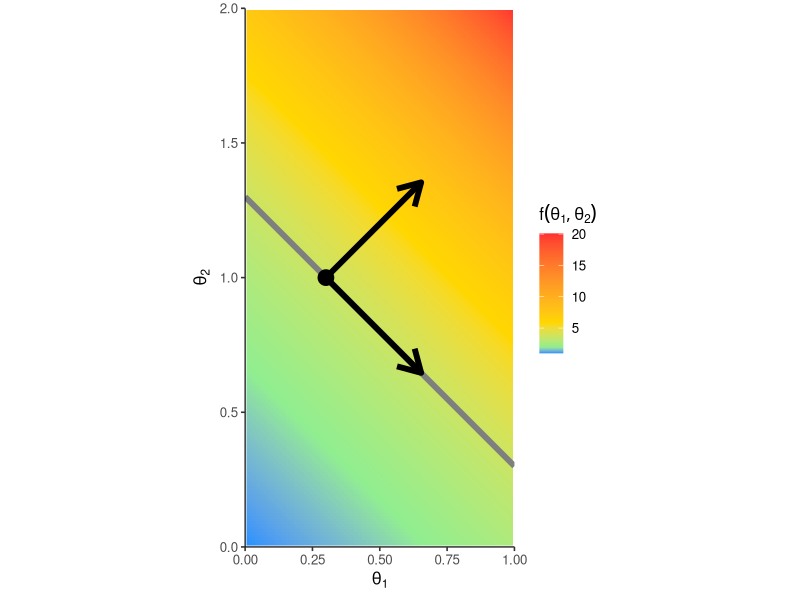
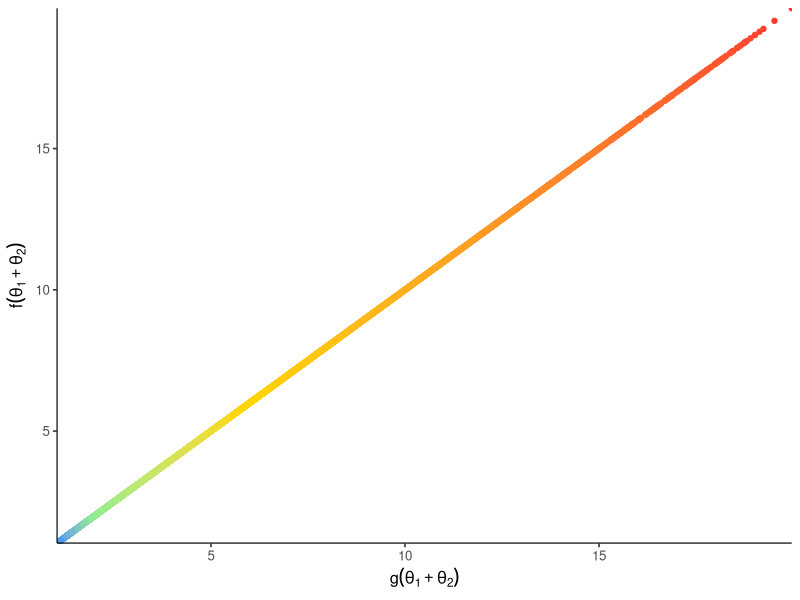
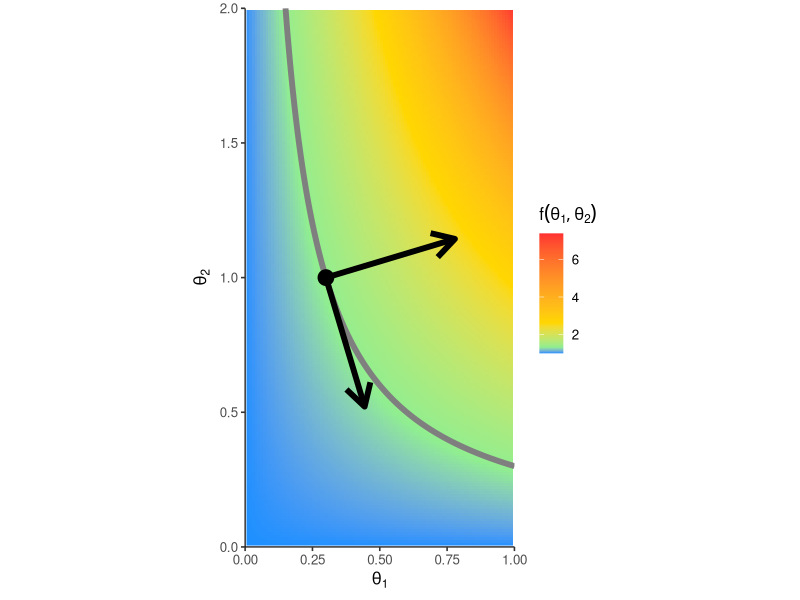
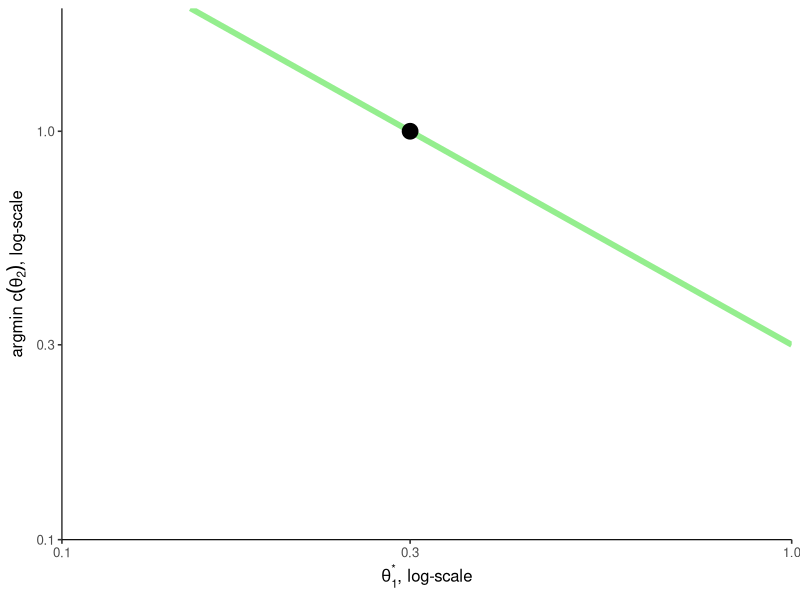
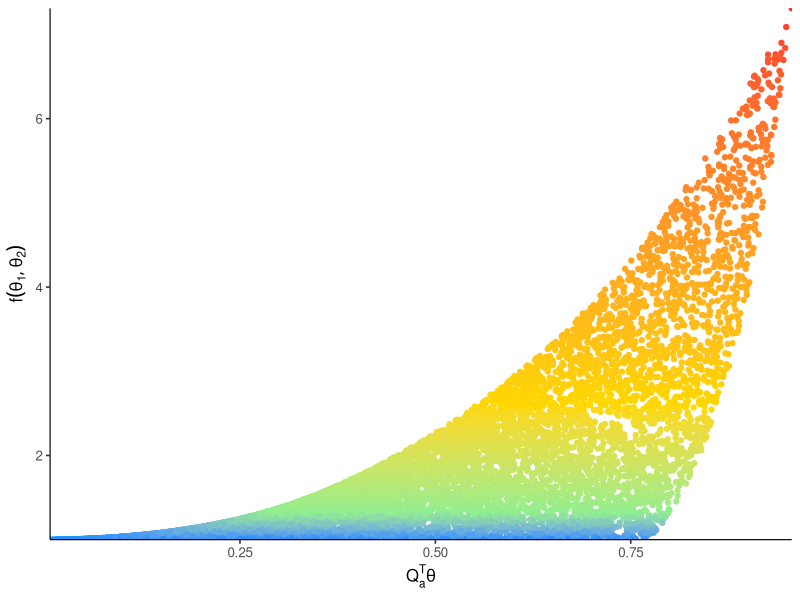
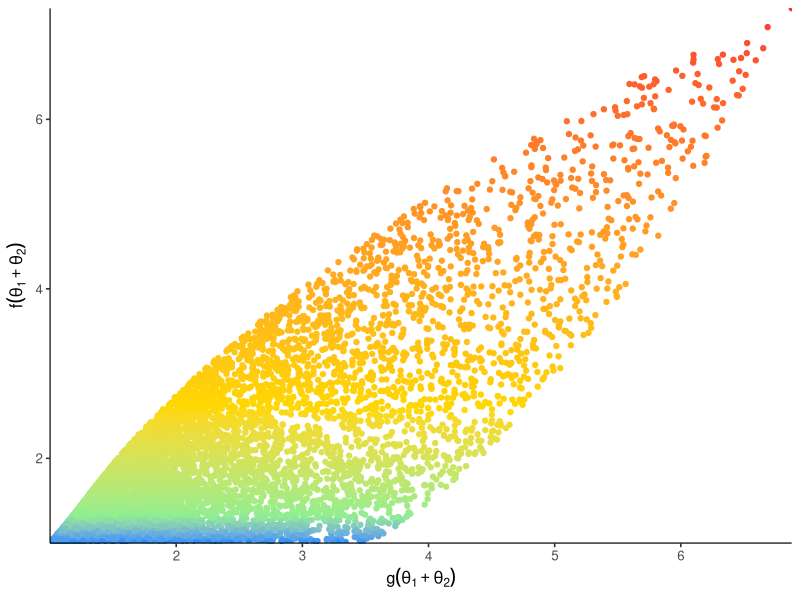
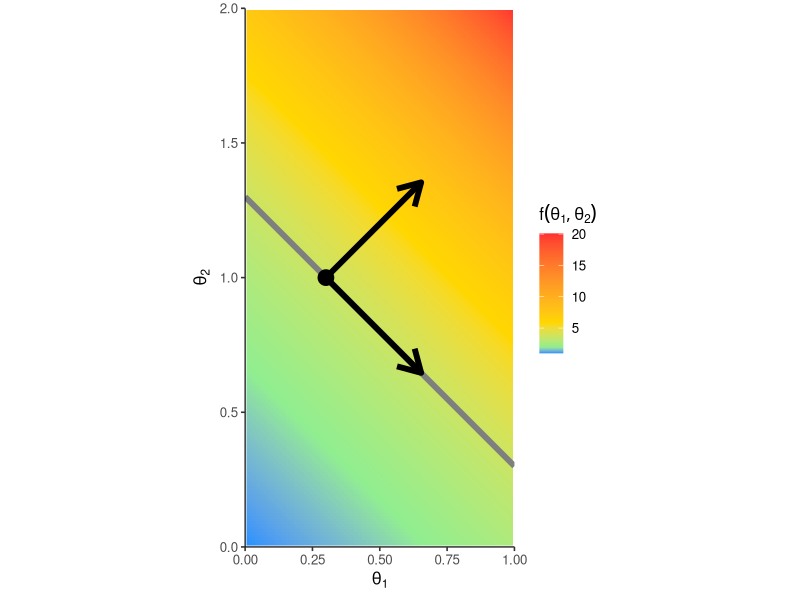
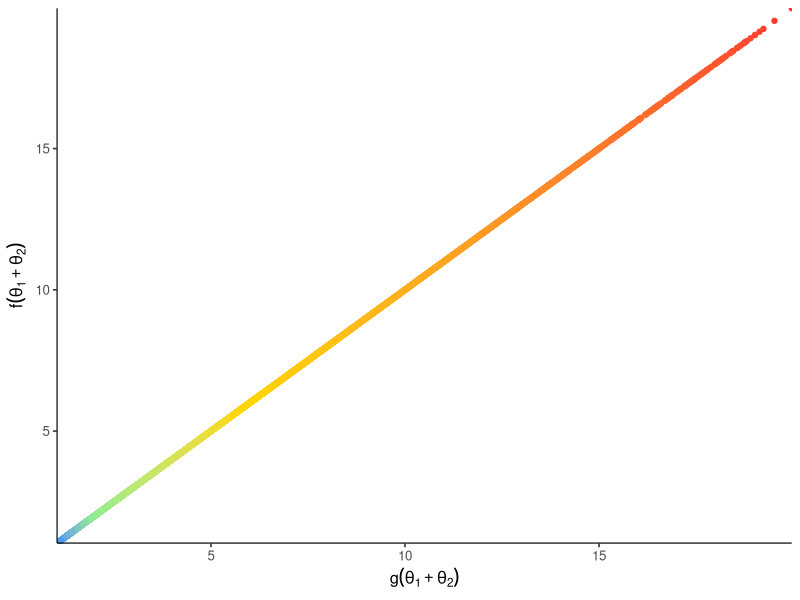

These figures' R source, in order:
library(ggplot2)
library(lhs)

#################

data=matrix(NA,100*200,4)
data=as.data.frame(data)
colnames(data)=c("x","y","z1","z2")
data$x=rep(seq(0,1,length.out=100),each=200)
data$y=rep(seq(0,2,length.out=200),100)
data$z1=exp(data$x+data$y)
data$z2=exp(data$x+data$y)
max=tail(data$z1,n=1)

vec1=c(1,1)/sqrt(2)*1/2
vec2=c(1,-1)/sqrt(2)*1/2
vec3=c(1,1)/sqrt(2) *1/2
vec4=c(1,-1)/sqrt(2) * 1/2

# p=ggplot(data,aes(x=x,y=y,fill=z1))+
#   coord_fixed()+
#   geom_raster()+
#  geom_contour(breaks=exp(0.3+0.924057),aes(z=z1),color="black",size=2)+
#   scale_fill_gradientn(guide =guide_colorbar(title=expression(f(theta[1],theta[2]))),colors=c("dodgerblue1","lightgreen","gold","firebrick1"),values=c(0,0.05,0.25,1))+
#   annotate("point",x=0.30,y=0.924057,size=5)+
#   annotate("segment", x = 0.30, xend = (0.3+vec1[1]), y = 0.924057, yend = (0.924057+vec1[2]), colour="black", size=2, arrow=arrow())+
#   annotate("segment", x = 0.30, xend = (0.3+vec2[1]), y = 0.924057, yend = (0.924057+vec2[2]), colour="black", size=2, arrow=arrow())+
#     theme_bw(base_size = 12) + labs(x=expression(theta[1]), y=expression(theta[2]))+
#   theme(axis.title.y=element_text(vjust=1.5))+
#   theme(legend.key = element_blank(),legend.background=element_blank())+
#   theme(panel.border = element_blank(),
#         panel.background = element_blank(),
#         panel.grid.major = element_blank(),
#         panel.grid.minor = element_blank(),
#         axis.line.x = element_line(color = "black",size=0.4),
#         axis.line.y = element_line(color = "black",size=0.4))+
#   scale_x_continuous(limits=c(0,1),expand=(c(0,0)))+
#   scale_y_continuous(limits=c(0,2),expand=c(0,0))

p=ggplot(data,aes(x=x,y=y,fill=z1))+
  coord_fixed()+
  geom_raster()+
  geom_contour(breaks=exp(0.3+1),aes(z=z1),color="grey50",size=2)+
  scale_fill_gradientn(guide =guide_colorbar(title=expression(f(theta[1],theta[2]))),colors=c("dodgerblue1","lightgreen","gold","firebrick1"),values=c(0,0.05,0.25,1),limits=c(1,max))+
  annotate("point",x=0.30,y=1,size=5)+
  annotate("segment", x = 0.30, xend = (0.3+vec1[1]), y = 1, yend = (1+vec1[2]), colour="black", size=2, arrow=arrow())+
  annotate("segment", x = 0.30, xend = (0.3+vec2[1]), y = 1, yend = (1+vec2[2]), colour="black", size=2, arrow=arrow())+
  theme_bw(base_size = 12) + labs(x=expression(theta[1]), y=expression(theta[2]))+
  theme(axis.title.y=element_text(vjust=1.5))+
  theme(legend.key = element_blank(),legend.background=element_blank())+
  theme(panel.border = element_blank(),
        panel.background = element_blank(),
        panel.grid.major = element_blank(),
        panel.grid.minor = element_blank(),
        axis.line.x = element_line(color = "black",size=0.4),
        axis.line.y = element_line(color = "black",size=0.4))+
  scale_x_continuous(limits=c(0,1),expand=(c(0,0)))+
  scale_y_continuous(limits=c(0,2),expand=c(0,0))


p
ggsave(file="Exp1a.pdf", width = 3.25, height = 3.25)


# p=ggplot(data,aes(x=x,y=y,fill=z2))+
#   coord_fixed()+
#   geom_raster()+
#   geom_contour(bins=6,aes(z=log(z1)),color="black",size=1)+
#   scale_fill_gradientn(guide =guide_colorbar(title=expression(g(theta[1],theta[2]))),colors=c("dodgerblue1","lightgreen","gold","firebrick1"),values=c(0,0.05,0.25,1))+
#   #annotate("point",x=0.30,y=0.924057,size=5)+
#   #annotate("segment", x = 0.30, xend = (0.3+vec3[1]), y = 0.924057, yend = (0.924057+vec3[2]), colour="black", size=2, arrow=arrow())+
#   #annotate("segment", x = 0.30, xend = (0.3+vec4[1]), y = 0.924057, yend = (0.924057+vec4[2]), colour="black", size=2, arrow=arrow())+
#   theme_bw(base_size = 12) + labs(x=expression(theta[1]), y=expression(theta[2]))+
#   theme(axis.title.y=element_text(vjust=1.5))+
#   theme(legend.key = element_blank(),legend.background=element_blank())+
#   theme(panel.border = element_blank(),
#         panel.background = element_blank(),
#         panel.grid.major = element_blank(),
#         panel.grid.minor = element_blank(),
#         axis.line.x = element_line(color = "black",size=0.4),
#         axis.line.y = element_line(color = "black",size=0.4))+
#   scale_x_continuous(limits=c(0,1),expand=(c(0,0)))+
#   scale_y_continuous(limits=c(0,2),expand=c(0,0))
# 
# p
# 

set.seed(0)
sample=as.data.frame(randomLHS(10^4,2))
sample[,2]=2*sample[,2]
sample[,3]=exp(sample[,1]+sample[,2])
sample[,4]=exp(sample[,1]+sample[,2])
colnames(sample)=c("t1","t2","y","x")


p=ggplot(sample,aes(x=x,y=y,color=y))+
  geom_point()+
  theme_bw(base_size = 12) + labs(x=expression(g(theta[1]+theta[2])), y=expression(f(theta[1]+theta[2])))+
  scale_color_gradientn(guide =FALSE,colors=c("dodgerblue1","lightgreen","gold","firebrick1"),values=c(0,0.05,0.25,1),limits=c(1,max))+
  theme(axis.title.y=element_text(vjust=1.5))+
  theme(legend.key = element_blank(),legend.background=element_blank())+
  theme(panel.border = element_blank(),
        panel.background = element_blank(),
        panel.grid.major = element_blank(),
        panel.grid.minor = element_blank(),
        axis.line.x = element_line(color = "black",size=0.4),
        axis.line.y = element_line(color = "black",size=0.4))+
  scale_x_continuous(expand=c(0,0))+
  scale_y_continuous(expand=c(0,0))

p
ggsave(file="Exp1b.pdf", width = 3.25, height = 3.25)



####################################################################

data=matrix(NA,100*200,4)
data=as.data.frame(data)
colnames(data)=c("x","y","z1","z2")
data$x=rep(seq(0,1,length.out=100),each=200)
data$y=rep(seq(0,2,length.out=200),100)
data$z1=exp(data$x*data$y)
data$z2=exp((0.183374* data$x + 0.386973* data$y)^2* 2.11029)
max=tail(data$z1,n=1)

# vec1=c(0.924057,0.3)/sqrt(2) 
# vec2=c(0.3,-0.924057)/sqrt(2) 
vec1=c(1,0.3)/sqrt(1^2+0.3^2) * 1/2
vec2=c(0.3,-1)/sqrt(1^2+0.3^2)* 1/2
vec3=c(0.428222,0.903673)/sqrt(2) * 1/2
vec4=c(0.903673,-0.428222)/sqrt(2) * 1/2

# p=ggplot(data,aes(x=x,y=y,fill=z1))+
#   coord_fixed()+
#   geom_raster()+
#   geom_contour(breaks=1+(max-1)*0.05,aes(z=z1),color="black",size=2)+
#   scale_fill_gradientn(guide =guide_colorbar(title=expression(f(theta[1],theta[2]))),colors=c("dodgerblue1","lightgreen","gold","firebrick1"),values=c(0,0.05,0.25,1))+
#   annotate("point",x=0.30,y=0.924057,size=5)+
#   annotate("segment", x = 0.30, xend = (0.3+vec1[1]), y = 0.924057, yend = (0.924057+vec1[2]), colour="black", size=2, arrow=arrow())+
#   annotate("segment", x = 0.30, xend = (0.3+vec2[1]), y = 0.924057, yend = (0.924057+vec2[2]), colour="black", size=2, arrow=arrow())+
#   theme_bw(base_size = 12) + labs(x=expression(theta[1]), y=expression(theta[2]))+
#   theme(axis.title.y=element_text(vjust=1.5))+
#   theme(legend.key = element_blank(),legend.background=element_blank())+
#   theme(panel.border = element_blank(),
#         panel.background = element_blank(),
#         panel.grid.major = element_blank(),
#         panel.grid.minor = element_blank(),
#         axis.line.x = element_line(color = "black",size=0.4),
#         axis.line.y = element_line(color = "black",size=0.4))+
#   scale_x_continuous(limits=c(0,1),expand=(c(0,0)))+
#   scale_y_continuous(limits=c(0,2),expand=c(0,0))

p=ggplot(data,aes(x=x,y=y,fill=z1))+
  coord_fixed()+
  geom_raster()+
  geom_contour(breaks=exp(0.3),aes(z=z1),color="grey50",size=2)+
  scale_fill_gradientn(guide =guide_colorbar(title=expression(f(theta[1],theta[2]))),colors=c("dodgerblue1","lightgreen","gold","firebrick1"),values=c(0,0.05,0.25,1),limits=c(1,max))+
  annotate("point",x=0.30,y=1,size=5)+
  annotate("segment", x = 0.30, xend = (0.3+vec1[1]), y = 1, yend = (1+vec1[2]), colour="black", size=2, arrow=arrow())+
  annotate("segment", x = 0.30, xend = (0.3+vec2[1]), y = 1, yend = (1+vec2[2]), colour="black", size=2, arrow=arrow())+
  theme_bw(base_size = 12) + labs(x=expression(theta[1]), y=expression(theta[2]))+
  theme(axis.title.y=element_text(vjust=1.5))+
  theme(legend.key = element_blank(),legend.background=element_blank())+
  theme(panel.border = element_blank(),
        panel.background = element_blank(),
        panel.grid.major = element_blank(),
        panel.grid.minor = element_blank(),
        axis.line.x = element_line(color = "black",size=0.4),
        axis.line.y = element_line(color = "black",size=0.4))+
  scale_x_continuous(limits=c(0,1),expand=(c(0,0)))+
  scale_y_continuous(limits=c(0,2),expand=c(0,0))



p
ggsave(file="Exp2a.pdf", width = 3.25, height = 3.25)



data_profile=matrix(NA,100,3)
data_profile=as.data.frame(data_profile)
colnames(data_profile)=c("x","y","z")
data_profile$x=seq(0.01,1,length.out=100)
data_profile$y=0.3/seq(0.01,1,length.out=100)
data_profile$z=exp(0.3)


p=ggplot(data_profile,aes(x=x,y=y,color=z))+
  geom_line(size=2)+
  annotate("point",x=0.30,y=1,size=5)+
  scale_color_gradientn(guide =FALSE,colors=c("dodgerblue1","lightgreen","gold","firebrick1"),values=c(0,0.05,0.25,1),limits=c(1,max))+
  theme_bw(base_size = 12) + labs(x=expression(paste(theta[1]^"*",", log-scale")), y=expression(paste("argmin c",(theta[2]),", log-scale")))+
  theme(axis.title.y=element_text(vjust=1.5))+
  theme(legend.key = element_blank(),legend.background=element_blank())+
  theme(panel.border = element_blank(),
        panel.background = element_blank(),
        panel.grid.major = element_blank(),
        panel.grid.minor = element_blank(),
        axis.line.x = element_line(color = "black",size=0.4),
        axis.line.y = element_line(color = "black",size=0.4))+
  scale_x_log10(limits=c(0.1,1),expand=(c(0,0)))+
  scale_y_log10(limits=c(0.1,2),expand=c(0,0))

p
ggsave(file="Exp2b.pdf", width = 3.25, height = 3.25)

set.seed(0)
sample=as.data.frame(randomLHS(10^4,2))
sample[,2]=2*sample[,2]
sample[,3]=exp(sample[,1]*sample[,2])
sample[,4]=0.183374* sample[,1] + 0.386973* sample[,2]
colnames(sample)=c("t1","t2","y","x")
#plot(exp((0.183374* sample[,1] + 0.386973* sample[,2])^2*2.11029),exp(sample[,1]*sample[,2]),pch=16,cex=0.1)


p=ggplot(sample,aes(x=x,y=y,color=y))+
  geom_point()+
  theme_bw(base_size = 12) + labs(x=expression(paste(Q[a]^"T",theta)), y=expression(f(theta[1],theta[2])))+
  scale_color_gradientn(guide =FALSE,colors=c("dodgerblue1","lightgreen","gold","firebrick1"),values=c(0,0.05,0.25,1),limits=c(1,max))+
  theme(axis.title.y=element_text(vjust=1.5))+
  theme(legend.key = element_blank(),legend.background=element_blank())+
  theme(panel.border = element_blank(),
        panel.background = element_blank(),
        panel.grid.major = element_blank(),
        panel.grid.minor = element_blank(),
        axis.line.x = element_line(color = "black",size=0.4),
        axis.line.y = element_line(color = "black",size=0.4))+
  scale_x_continuous(expand=c(0,0))+
  scale_y_continuous(expand=c(0,0))

p
ggsave(file="Exp2c.pdf", width = 3.25, height = 3.25)



set.seed(0)
sample=as.data.frame(randomLHS(10^4,2))
sample[,2]=2*sample[,2]
sample[,3]=exp(sample[,1]*sample[,2])
sample[,4]=exp((0.183374* sample[,1] + 0.386973* sample[,2])^2* 2.11029)
colnames(sample)=c("t1","t2","y","x")


p=ggplot(sample,aes(x=x,y=y,color=y))+
  geom_point()+
  theme_bw(base_size =12) + labs(x=expression(g(theta[1]+theta[2])), y=expression(f(theta[1]+theta[2])))+
  scale_color_gradientn(guide =FALSE,colors=c("dodgerblue1","lightgreen","gold","firebrick1"),values=c(0,0.05,0.25,1),limits=c(1,max))+
  theme(axis.title.y=element_text(vjust=1.5))+
  theme(legend.key = element_blank(),legend.background=element_blank())+
  theme(panel.border = element_blank(),
        panel.background = element_blank(),
        panel.grid.major = element_blank(),
        panel.grid.minor = element_blank(),
        axis.line.x = element_line(color = "black",size=0.4),
        axis.line.y = element_line(color = "black",size=0.4))+
  scale_x_continuous(expand=c(0,0))+
  scale_y_continuous(expand=c(0,0))

p
ggsave(file="Exp2d.pdf", width = 3.25, height = 3.25)


# 
# 
# 
# 
# 
# 
# #################
# 
# data=matrix(NA,100*100*100,5)
# data=as.data.frame(data)
# colnames(data)=c("x","y","z1","z2")
# # data$a=rep(seq(0,1,length.out=100),each=100*100)
# # data$b=rep(rep(seq(0,1,length.out=100),each=100),100)
# # data$c=rep(seq(0,1,length.out=100),100*100)
# data$x=rep(seq(0,1,length.out=100),each=200)
# data$y=rep(seq(0,2,length.out=200),100)
# data$z1=data$x+log(1+data$y)
# data$z2=data$x-data$y
# #max=max(data$z1)
# 
# #a=0.04, b=0.73, c=0.11
# chi = as.matrix(c(1,log(1+0.31),0.04/(1+0.31)))
# Fmat= matrix(chi%o%chi,nrow=3)
# eigendecomp=eigen(Fmat)
# eigenvalues=eigendecomp$values
# eigenvectors=eigendecomp$vectors
# 
# vec1=c(1,1)/2
# vec2=c(1,-1)/2
# vec3=c(1,1)/2
# vec4=c(1,-1)/2
# 
# p=ggplot(data,aes(x=x,y=y,fill=z1))+
#   coord_fixed()+
#   geom_raster()+
#   geom_contour(breaks=exp(0.3+0.924057),aes(z=z1),color="black",size=2)+
#   scale_fill_gradientn(guide =guide_colorbar(title=expression(f(theta[1],theta[2]))),colors=c("dodgerblue1","lightgreen","gold","firebrick1"),values=c(0,0.05,0.25,1))+
#   annotate("point",x=0.30,y=0.924057,size=5)+
#   annotate("segment", x = 0.30, xend = (0.3+vec1[1]), y = 0.924057, yend = (0.924057+vec1[2]), colour="black", size=2, arrow=arrow())+
#   annotate("segment", x = 0.30, xend = (0.3+vec2[1]), y = 0.924057, yend = (0.924057+vec2[2]), colour="black", size=2, arrow=arrow())+
#   theme_bw(base_size = 12) + labs(x=expression(theta[1]), y=expression(theta[2]))+
#   theme(axis.title.y=element_text(vjust=1.5))+
#   theme(legend.key = element_blank(),legend.background=element_blank())+
#   theme(panel.border = element_blank(),
#         panel.background = element_blank(),
#         panel.grid.major = element_blank(),
#         panel.grid.minor = element_blank(),
#         axis.line.x = element_line(color = "black",size=0.4),
#         axis.line.y = element_line(color = "black",size=0.4))+
#   scale_x_continuous(limits=c(0,1),expand=(c(0,0)))+
#   scale_y_continuous(limits=c(0,2),expand=c(0,0))
# 
# 
# p
# 
# p=ggplot(data,aes(x=x,y=y,fill=z2))+
#   coord_fixed()+
#   geom_raster()+
#   scale_fill_gradientn(guide =guide_colorbar(title=expression(g(theta[1],theta[2]))),colors=c("dodgerblue1","lightgreen","gold","firebrick1"),values=c(0,0.05,0.25,1))+
#   annotate("point",x=0.30,y=0.924057,size=5)+
#   annotate("segment", x = 0.30, xend = (0.3+vec3[1]), y = 0.924057, yend = (0.924057+vec3[2]), colour="black", size=2, arrow=arrow())+
#   annotate("segment", x = 0.30, xend = (0.3+vec4[1]), y = 0.924057, yend = (0.924057+vec4[2]), colour="black", size=2, arrow=arrow())+
#   theme_bw(base_size = 12) + labs(x=expression(theta[1]), y=expression(theta[2]))+
#   theme(axis.title.y=element_text(vjust=1.5))+
#   theme(legend.key = element_blank(),legend.background=element_blank())+
#   theme(panel.border = element_blank(),
#         panel.background = element_blank(),
#         panel.grid.major = element_blank(),
#         panel.grid.minor = element_blank(),
#         axis.line.x = element_line(color = "black",size=0.4),
#         axis.line.y = element_line(color = "black",size=0.4))+
#   scale_x_continuous(limits=c(0,1),expand=(c(0,0)))+
#   scale_y_continuous(limits=c(0,2),expand=c(0,0))
# 
# p
# 
